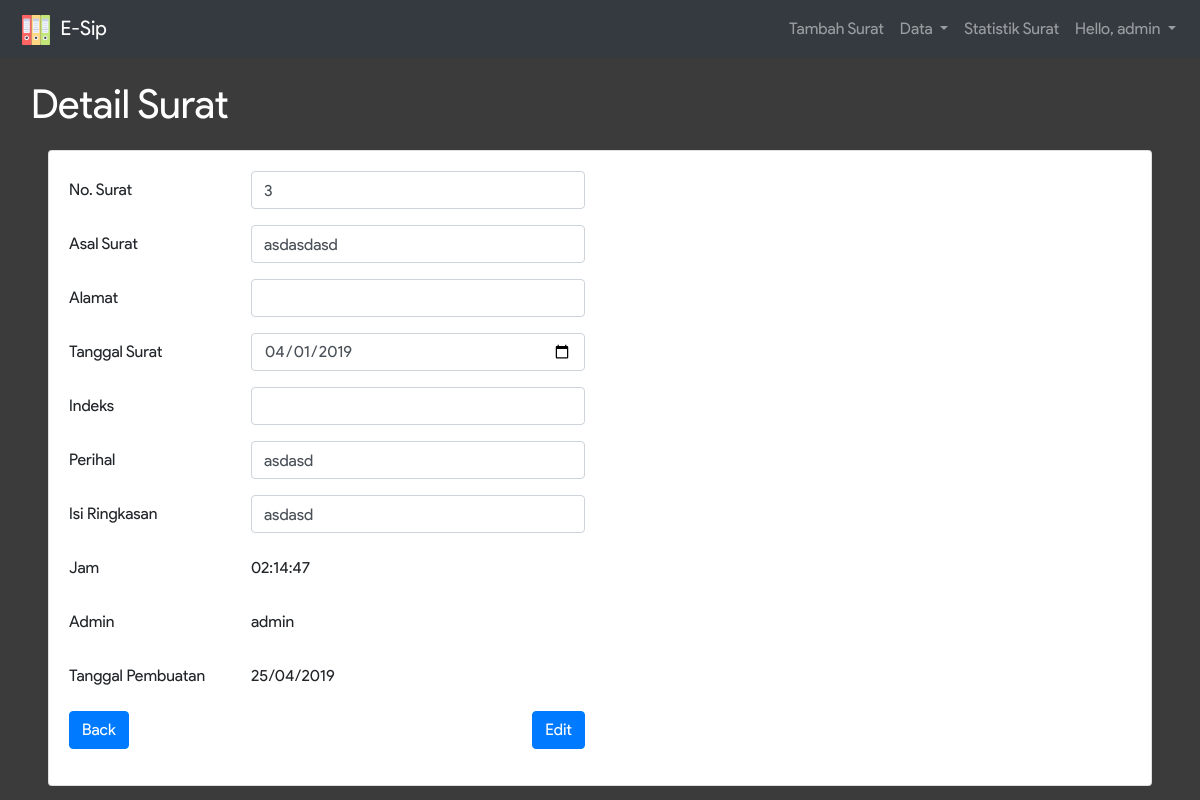
The page /detail.php?id=3 (signed in) on the database as committed earlier.
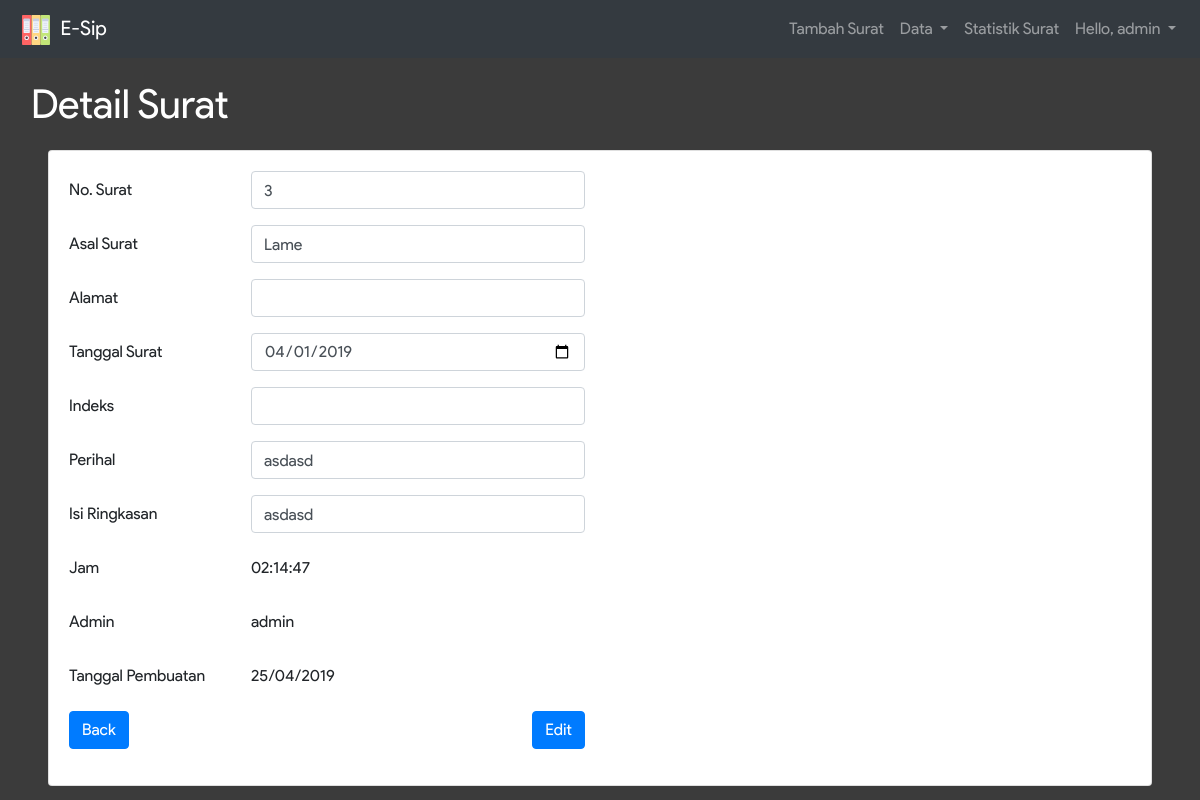
The same page on the database as committed later.
### tables this page shows
CREATE TABLE IF NOT EXISTS `arsip_surat` (
  `jenis` varchar(25) NOT NULL,
  `no_surat` int(11) NOT NULL,
  `nik` varchar(16) DEFAULT NULL,
  `dari_kpd` varchar(50) NOT NULL,
  `indeks` varchar(30) DEFAULT NULL,
  `tanggal_surat` date DEFAULT NULL,
  `tanggal_input` datetime NOT NULL,
  `alamat` text,
  `perihal` varchar(30) NOT NULL,
  `isi_ringkas` text,
  `laci` varchar(20) NOT NULL,
  `guide` varchar(30) NOT NULL,
  `nama_pe` varchar(50) NOT NULL,
  `file` varchar(255) DEFAULT NULL,
  `admin` varchar(20) NOT NULL
);

### detail.php (the view, shortened to what the changed rows need)
<?php
  include_once 'connection.php';
  $id = $_GET['id'];
  $sql =  "SELECT * FROM arsip_surat WHERE no_surat = " . $id;
  $result = $conn->query($sql);
	$data = $result->fetch_assoc();
?>
<!DOCTYPE html>
<html>
<head>
  <link rel="stylesheet" href="node_modules/bootstrap/dist/css/bootstrap.min.css">
  <link rel="stylesheet" href="assets/css/infinite.css">
</head>
<body style="background-color: #3B3B3B;">
    <div class="container-fluid">
     <div class="row">
      <div class="col-sm-12 px-5">
        <div class="card">
          <div class="card-body">
						  <?php
						  	if ($data['jenis'] == "Surat Masuk") {
						  	?>
								<form method="POST" action="e_sum.php">
								  <div class="form-group row">
								    <label for="no" class="col-sm-2 col-form-label">No. Surat</label>
								    <div class="col-sm-4">
								      <input type="text"  class="form-control" id="no" name="nosu" value="<?=$data['no_surat']?>">
								    </div>
								  </div>
									<div class="form-group row">
								    <label for="nama" class="col-sm-2 col-form-label">Asal Surat</label>
								    <div class="col-sm-4">
								      <input type="text"  class="form-control" id="nama" name="asal" value="<?=$data['dari_kpd']?>">
								    </div>
								  </div>
								  <div class="form-group row">
								    <label for="alamat" class="col-sm-2 col-form-label">Alamat</label>
								    <div class="col-sm-4">
								      <input type="text"  class="form-control" id="alamat" name="alamat" value="<?=$data['alamat']?>">
								    </div>
								  </div>
								  <div class="form-group row">
								    <label for="tgl" class="col-sm-2 col-form-label">Tanggal Surat</label>
								    <div class="col-sm-4">
								      <input type="date"  class="form-control" id="tgl" name="t_sur" value="<?=$data['tanggal_surat']?>">
								    </div>
								  </div>
								  <div class="form-group row">
								    <label for="index" class="col-sm-2 col-form-label">Indeks</label>
								    <div class="col-sm-4">
								      <input type="text"  class="form-control" id="index" name="indeks" value="<?=$data['indeks']?>">
								    </div>
								  </div>
								  <div class="form-group row">
								    <label for="perihal" class="col-sm-2 col-form-label">Perihal</label>
								    <div class="col-sm-4">
								      <input type="text"  class="form-control" id="perihal" name="perihal" value="<?=$data['perihal']?>">
								    </div>
								  </div>
								  <div class="form-group row">
								    <label for="Isri" class="col-sm-2 col-form-label">Isi Ringkasan</label>
								    <div class="col-sm-4">
								      <input type="text"  class="form-control" id="Isri" name="isri" value="<?=$data['isi_ringkas']?>">
								    </div>
								  </div>
								  <div class="form-group row">
								    <label for="Jam" class="col-sm-2 col-form-label">Jam</label>
								    <div class="col-sm-4">
								      <input type="text" readonly class="form-control-plaintext" id="Jam" name="jam" value="<?=date('h:i:s', strtotime($data['tanggal_input']))?>">
								    </div>
								  </div>
								  <div class="form-group row">
								    <label for="Admin" class="col-sm-2 col-form-label">Admin</label>
								    <div class="col-sm-4">
								      <input type="text" readonly class="form-control-plaintext" id="Admin" name="admin" value="<?=$data['admin']?>">
								    </div>
								  </div>
								  <div class="form-group row">
								    <label for="Tgl" class="col-sm-2 col-form-label">Tanggal Pembuatan</label>
								    <div class="col-sm-4">
								      <input type="text" readonly class="form-control-plaintext" id="Tgl" name="tgl_pem" value="<?=date('d/m/Y', strtotime($data['tanggal_input']))?>">
								    </div>
								  </div>
								  <div class="form-group row">
								    <div class="col-sm-6">
								    	<a href="p_data_surat.php" class="btn btn-primary">Back</a>
										<input type="submit" value="Edit" class="btn btn-primary float-right">
								    </div>
								  </div>
						  	<?php
						  	}
						  ?>
						</form>
          </div>
       </div>
			</div>
		</div>
	</div>
</body>
</html>

Rows that differ between the two databases and show on the page:
changed arsip_surat "asdasd": asal "asdasdasd" → "Lame"
